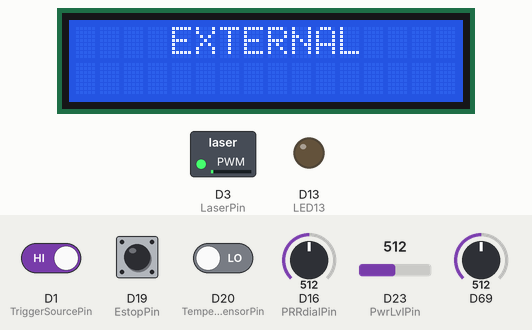
Recording of a sketch running on a simulated Arduino Due. Parts: 16×2 character LCD, switched loads named in the sketch (green lamp = pin HIGH), output pins drawn as LEDs (lit = HIGH). Inputs (shaded band) come from the test bench; at power-on: D1 (TriggerSourcePin) HIGH, D19 (EstopPin) LOW, D20 (TemperatureSensorPin) LOW, D16 (PRRdialPin) = 512, D69 = 512, D23 (PwrLvlPin) = 512 (analog values on the 0–1023 scale). What the sketch prints to the serial monitor is not drawn.

Above: at 2.2 s.
2.3 s: D1 (TriggerSourcePin) driven LOW
At 3.3 s:
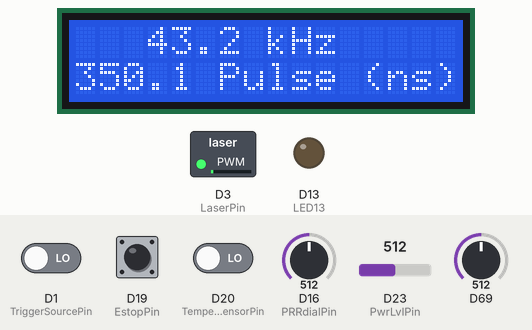
4.0 s: D19 (EstopPin) pulled HIGH for 0.15 s
At 4.13 s:
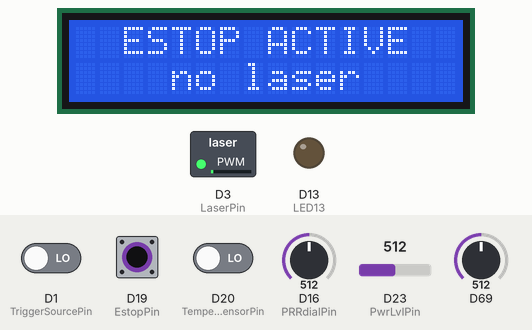
5.7 s: D20 (TemperatureSensorPin) driven HIGH
At 6.4 s:
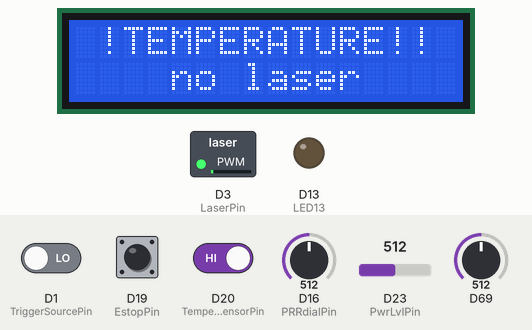
7.2 s: D16 (PRRdialPin) set to 997
At 8.4 s:
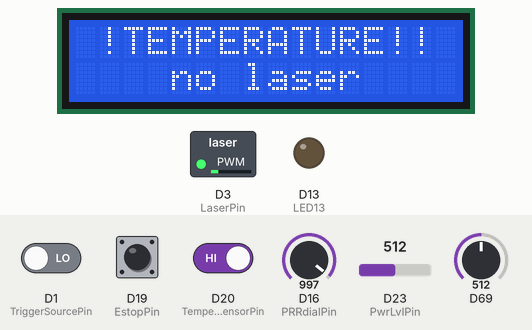
8.7 s: D16 (PRRdialPin) set to 1017
At 9.9 s:
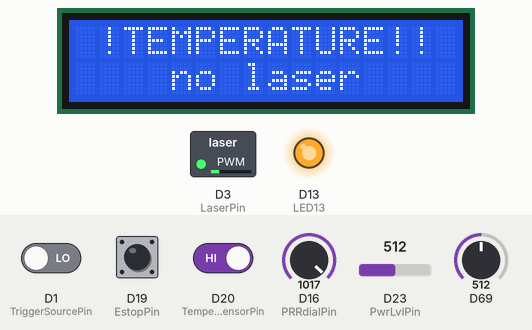
10.2 s: D69 set to 716
At 11.0 s:
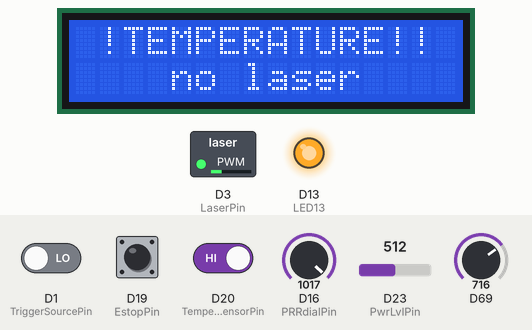
Timing chart, 0 to 12.7 s (numbered marks = the images above; inputs shaded):
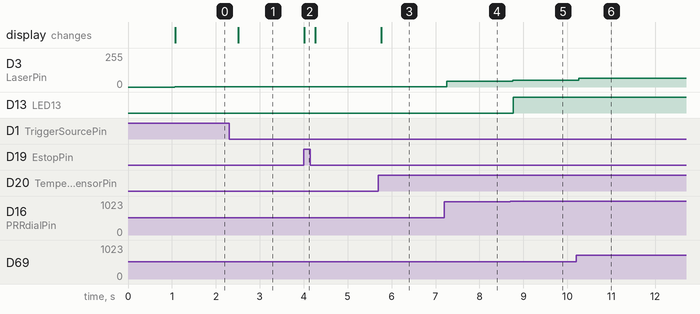

The sketch:

testHeartRateSensor.ino
```cpp
/*
 * This scrips triggers a laser using PWM to control the average power output
 * and to adjust the Pulse Repitition Rate (PRR). The PRR and duty cycle are
 * set by two external dials, read into the system using inbuild ADC's. An LCD
 * screen is used to display the PRR, DC and pulse high time values to the user.
 *
 * The IO connections from the teensy3.1 for this project is as follows:
 * LCD--
 * RS: 8 (test = 22)
 * EN: 9 (test = 20)
 * D4: 4 (test = 19)
 * D5: 5 (test = 18)
 * D6: 6 (test = 17)
 * D7: 7 (test = 16)
 * Laser--
 * Trigger: 3
 * Power Level: 23 (A9) -INPUT
  * Dials--
 * PRR: 14 (A0) -INPUT
 * Duty Cycle: 15 (A1) -INPUT
 * System--
 * Trigger Selection Pin: 1 (HIGH = ext; LOW = int)
 * Temperature safety cutoff input: 20 (active high)
 * E-stop: 19 (active high)
 *
 * The dials and power level must sweep between 0 and 3.3 volts.
 *
 * PRR ranges from 20kHz - 600kHz. The dial should be logarithmic-scaled?
 * Duty cycle ranges from 0.2 - 36%. The dial should be linear.
 */

// ----------- includes --------------------------
#include <LiquidCrystal.h> //includes the IO library for the LCD display
#include <Metro.h> //library used for timing for restarting of the laser timer
#include <math.h> //library for calculating logarithmic dial parameters

// ------- Pin macros ----------------
#define LaserPin 3 //Laser control is via Teensy 3.1 pin 3
#define PRRdialPin 16 //PRR is set using an analog signal on pin 14
#define DCdialPin 15 //DC is set using an analog signal on pin 15
#define PwrLvlPin 23 //Power level is read from A9 on pin 23
#define _lcdRS 8 //LCD register select pin
#define _lcdEN 9 //LCD enable pin
#define _lcdD4 4 //LCD data 4 pin
#define _lcdD5 5 //LCD data 5 pin
#define _lcdD6 6 //LCD data 6 pin
#define _lcdD7 7 //LCD data 7 pin
#define TriggerSourcePin 1 //Trigger source selector switch: internal=LOW external=HIGH
#define TemperatureSensorPin 20 //Temperature protection enabled when HIGH
#define EstopPin 19 //Estop when HIGH

#define LED13 13

//--------- variable definitions ----------
LiquidCrystal lcd( _lcdRS, _lcdEN, _lcdD4, _lcdD5, _lcdD6, _lcdD7 ); //lcd(27,28,29,30,31,32,33);
Metro refreshMetro = Metro(250); //the dials and pins are checked 4 times a second
float PRR =300.0; //default value: ie, 300 kHz.
float Duty = 5.0; //default value: ie, 5%.
float PwrLvl = 0; //default value: no power

//-------- Setup functions --------------
void setup() {

  pinMode(LED13,OUTPUT);         // pin that will blink to your heartbeat!
   Serial.begin(9600);         // Set's up Serial Communication at certain speed.

  //display startup message on LCD
  lcd.begin(16,2);
  lcd.clear(); //clear the display
  lcd.setCursor(3,0); //set the cursor position to row 0, column 3
  lcd.print("Welcome"); //7 characters
  lcd.setCursor(0,1); //set the cursor position to row 1, column 0
  lcd.print("System starting"); //15 characters

  // setup the serial port
  Serial.begin(9600); //serial port used for sending debug messages only
  Serial.println("Initalising..."); //send a generic startup message to the serial port

  // setup pin directions
  pinMode(LaserPin,OUTPUT); //LaserPin pin as ouput
  pinMode(PRRdialPin,INPUT); // PRRdialPin as input
  pinMode(DCdialPin,INPUT); // PRRdialPin as input
  pinMode(PwrLvlPin,INPUT); // PwrLvl as input
  pinMode(TriggerSourcePin,INPUT); //Trig source selector as input
  pinMode(TemperatureSensorPin,INPUT); //Temperature sensor as input
  pinMode(EstopPin,INPUT); //Estop sensor as input

  // set up the ADC system
  analogReadResolution(12); //12-bit input resolution for dials
  analogReference(DEFAULT); //uses the 3.3v as a reference.

  // set up the hardware pulse generator
  analogWriteResolution(12); //12-bit settings for duty cycle
  analogWriteFrequency(LaserPin,PRR*1000); //set the frequency to PRR * 1000 (ie, PRR in Hz).

  // small delay for effect - serves no other purpose
  delay(1000); //about 1 seconds

  //Get the values and start the pulses
  PRR = GetPRRvalue(); //read the PRR value from the dials
  Duty = GetDutyValue(); //read the Duty value from the dials
  ConfigurePulseGenerator(); //configures the pulse generator
}

void loop() {
  if(refreshMetro.check() == 1){
    PRR = GetPRRvalue(); //read the PRR value from the dials
    Duty = GetDutyValue(); //read the Duty value from the dials
    PwrLvl = GetPwrLevel(); //reads the laser power level from the system
    ConfigurePulseGenerator(); //configures the pulse generator
    SendSerialUpdate(); //sends some messages to the serial port for debugging
    UpdateLCD(); //updates the LCD display
  }


   if(PRR > 550){                          // If the signal is above "550", then "turn-on" Arduino's on-Board LED.
     digitalWrite(LED13,HIGH);
   } else {
     digitalWrite(LED13,LOW);                //  Else, the sigal must be below "550", so "turn-off" this LED.
   }


delay(10);
}

float GetPRRvalue(void){
  uint16_t DialValue = analogRead(PRRdialPin); //returns a 12-bit value for PRR
  /* 0 = 20kHz
   * 4095 = 600kHz
   * Described as an exponential relationship Y = A^(BX) + C where
   *    Y = PRR (in kHz)
   *    A = 584
   *    B = 0.000244
   *    C = 19
   *    X = DialValue in DAX
    */
  const float A = 584;
  const float B = 0.000244;
  const float C = 19;

    if (DialValue >4095) //check if the value is greter than 600kHz (should not be possible)
      DialValue = 4095; //limit it to 600khz if it is greater
  return ((float)pow(A , (B * (float)DialValue)) + C); //return the khz value for PRR
}

float GetPwrLevel(void){
  uint16_t InputValue = analogRead(PwrLvlPin); //returns a 12-bit value for PwrLvl
  /* 0 = 0%
   * 3587 = 110%
   * Described as linear relationship Y = MX + C where
   *    Y = PwrLvl (in %)
   *    M = 0.031007
   *    X = InputValue
   *    C = 0
    */
    if (InputValue >4095)
      InputValue = 4095;
  return ((0.031007 * (float)InputValue));
}

float GetDutyValue(void){
  /*
   * Duty cycle depends entirely on the PRR!
   * min pulse time = 100ns
   * max pulse time = 600ns
   */
  const float minT = 100.0; //minimum ON time in nanoseconds
  const float maxT = 600.0; //maximum ON time in nanoseconds
  float PeriodPRR = 1000000/PRR; //the period in nanoseconds
  float minDuty = (100 * minT) / PeriodPRR; //the minimum duty cycle in %
  float maxDuty = (100 * maxT) / PeriodPRR; //the maximum duty cycle in %
  uint16_t DialValue = analogRead(DCdialPin); //returns a 12-bit value for Duty
  /* 0 = 0.2 %
   * 4095 = 36.0 %
   * Described as linear relationship Y = MX + C where
   *    Y = DC (in %)
   *    M = 0.008742 ... this value is now variable
   *    X = DialValue
   *    C = 0.2 ... this value is now variable
    */
  float M = (maxDuty - minDuty) / 4095; // M = rise / run = (max - min) / DAC bit range.
  float C = minDuty;
  return ((M * (float)DialValue) + C);
}

void ConfigurePulseGenerator(void){
  if(isUpdateNeeded()){ //set the PRR if the update is needed
    analogWriteFrequency(LaserPin,PRR*1000); //set the frequency to PRR * 1000 (ie, PRR in Hz).
  }
  //set the Duty every time (no jitter issues here)
  analogWrite(LaserPin,(uint16_t)((Duty * 40.95)+0.5)); //Duty cycle outputs to 4095 digital (ie, 100% = 4095)
  //therefore, Duty/40.95 = duty cycle in digital units. Adding 0.5 at the end helps with rounding.
}

void SendSerialUpdate(void){
  Serial.print("Trigger: ");
  if (!digitalReadFast(TriggerSourcePin))
    Serial.print("Int");
  else
    Serial.print("Ext");
  Serial.print(" ,PRR: ");
  Serial.print(PRR);
  Serial.print(" ,Duty: ");
  Serial.print(Duty);
  Serial.print(" ,Pulse Time (ns): ");
  Serial.print(((1000000/PRR) * (Duty / 100)));
  Serial.print(" ,PwrLvl: ");
  Serial.print(PwrLvl);
  Serial.print(" ,Temperature Alarm: ");
  Serial.print(digitalReadFast(TemperatureSensorPin));
  Serial.print(" ,Estop Active: ");
  Serial.println(digitalReadFast(EstopPin));
}

void UpdateLCD(void){
  lcd.clear(); //clear the display
  if (digitalReadFast(EstopPin)){ //check the emergency stop
    //emergency stop button is active. Tell the user!
    lcd.setCursor(2,0); //set the cursor position to row 0, column 2
    lcd.print("ESTOP ACTIVE");
    lcd.setCursor(4,1); //set the cursor position to row 1, column 4
    lcd.print("no laser");
    return; //exit the LCD routine
  }
  if (digitalReadFast(TemperatureSensorPin)){ //the laser is too hot
    //laser is too hot. Tell the user!
    lcd.setCursor(1,0); //set the cursor position to row 0, column 1
    lcd.print("!TEMPERATURE!!");
    lcd.setCursor(4,1); //set the cursor position to row 1, column 4
    lcd.print("no laser");
    return; //exit the LCD routine
  }
  //only print the dial values to the display when the trigger is set for internal:
  if (!digitalReadFast(TriggerSourcePin)){
    //The location of the number changes depending on its value!
    if (PRR >= 10){
      lcd.setCursor(3,0); //set the cursor position to row 0, column 3
    }
    else{
      lcd.setCursor(4,0); //set the cursor position to row 0, column 4
    }
    lcd.print((PRR+0.049),1); //4 or 5 characters
    lcd.print(" kHz");
    //The location of the pulse time is fixed (always in the hundreds range)
    float pulseTime = ((1000000/PRR) * (Duty / 100));
    lcd.setCursor(0,1); //set the cursor position to row 1, column 0
    lcd.print((pulseTime+0.049),1); //always 5 characters
    lcd.print(" Pulse (ns)");
  }
  else{
    lcd.setCursor(4,0); //set the cursor position to row 0, column 4
    lcd.print("EXTERNAL"); //print 'external' to the lcd
  }
}

bool isUpdateNeeded(void){
  /*
   * Using an integrator to measure the error between current PRR and set PRR.
   * The integrator should be good for filtering noise on the set PRR value
   * and redude the need to continually set the frequency (which would cause jitters in the pulses)
   *
   * The process goes like this:
   * 1: currentError = setPRR - currentPRR
   * 2: integratedError += currentError
   * 3: if integrated Error >< some error window (10%?) then change the current PRR and reset integratedError: return TRUE
   *         else return false
   */
   const float errorThreshold = 1.5; //the error threshold is 1.5 kHz (integrated errors larger than this will trigger an update)
   static float integratedError = 0; //initalise the integrated error to Zero
   static float currentPRR = 0; //initalising it to zero means the first read will always produce a big error (a good thing!)

   float currentError = PRR - currentPRR; //this is the error in kHz
   integratedError = integratedError + currentError; //this is the accumulative error over time (once ever 250ms)

   if ((integratedError > errorThreshold) | (integratedError < (-1 * errorThreshold))){
     //error is outside threshold. initate an update!
     integratedError = 0; //reset the error integrator
     currentPRR = PRR; //assign the setPRR to the currentPRR
     return true; //return TRUE to initiate the update
   }
   else
     return false;
}
```

Measured:
- the behaviour switches between 1009 and 1010 on D16 (PRRdialPin) (found by bisection; images 4 and 5)
- after the input at 2.3 s, the display: changes after 0.21 s (image 1)
- after the input at 4.0 s, the display: changes at once (image 2)
- after the input at 5.7 s, the display: changes after 0.06 s (image 3)
- after the input at 7.2 s, D3 (LaserPin): 3/255 → 45/255 after 0.05 s
- after the input at 8.7 s, D3 (LaserPin): 45/255 → 51/255 after 0.06 s; D13 (LED13): LOW → HIGH after 0.06 s
- after the input at 10.2 s, D3 (LaserPin): 51/255 → 66/255 after 0.05 s
